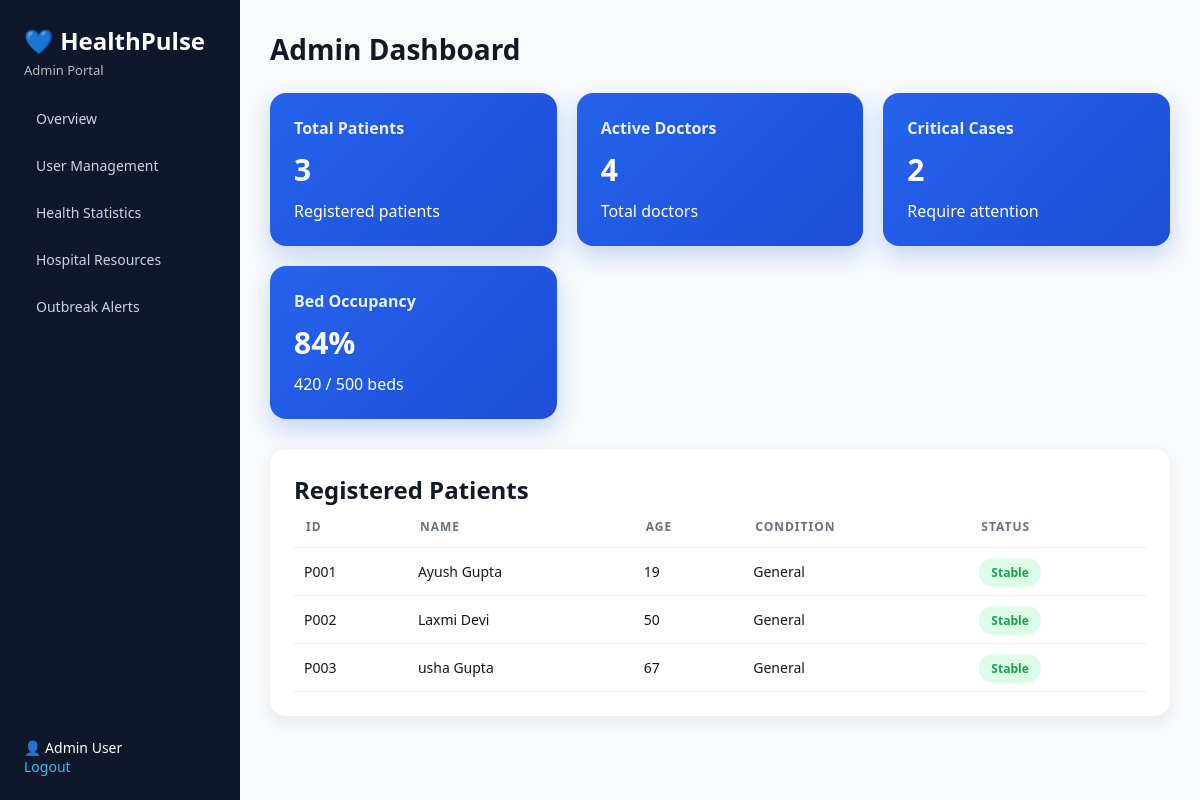
The app's page /admin-dashboard with its own data.
### tables this page shows
CREATE TABLE patients (

email TEXT PRIMARY KEY,
password TEXT,
visit_date TEXT,

name TEXT,
age INTEGER,
gender TEXT,
blood_group TEXT,
marital_status TEXT,
phone TEXT,
emergency_contact TEXT,
address TEXT,

height REAL,
weight REAL,
bmi REAL,

department TEXT,
symptoms TEXT,

bp TEXT,
sugar TEXT,
cholesterol TEXT,
heart_rate TEXT,
temperature TEXT,
oxygen TEXT,

smoking TEXT,
alcohol TEXT,
activity TEXT,
diet TEXT,
sleep TEXT,

diabetes TEXT,
hypertension TEXT,
heart_history TEXT,
family_history TEXT,
surgery TEXT,
allergies TEXT,
medication TEXT,

covid_vaccine TEXT,
hepatitis_vaccine TEXT,
flu_vaccine TEXT
);

### app.py (the view)
@app.route("/admin-dashboard")
def admin_dashboard():
    conn = sqlite3.connect("healthpulse.db")
    cursor = conn.cursor()
    cursor.execute("SELECT name, age FROM patients")
    data = cursor.fetchall()
    patients = []
    for i, row in enumerate(data):
        patients.append({
            "id": f"P{str(i+1).zfill(3)}",
            "name": row[0],
            "age": row[1],
            "condition": "General",   # default value
            "status": "Stable"       # default value
        })
    total_patients = len(patients)
    conn.close()
    return render_template(
        "admin_dashboard.html",
        patients=patients,
        total_patients=total_patients
    )

### templates/admin_dashboard.html (shortened to what this page needs)
<!DOCTYPE html>
<html lang="en">
<head>
    <link rel="stylesheet" href="{{ url_for('static', filename='admin.css') }}">
</head>
<body>
<div class="layout">
    <div class="sidebar">
        <div>
            <h2>💙 HealthPulse</h2>
            <p class="role">Admin Portal</p>
           <nav>
    <a href="/admin-dashboard">Overview</a>
    <a href="#">User Management</a>
    <a href="#">Health Statistics</a>
    <a href="/hospital-resources">Hospital Resources</a>
    <a href="#">Outbreak Alerts</a>
</nav>
        </div>
        <div class="bottom">
            <p>👤 Admin User</p>
            <a href="#">Logout</a>
        </div>
    </div>
    <div class="content">
        <h1>Admin Dashboard</h1>
        <div class="cards">
            <div class="card">
                <h3>Total Patients</h3>
                <div class="number">{{ total_patients }}</div>
                <p>Registered patients</p>
            </div>
            <div class="card">
                <h3>Active Doctors</h3>
                <div class="number">4</div>
                <p>Total doctors</p>
            </div>
            <div class="card">
                <h3>Critical Cases</h3>
                <div class="number">2</div>
                <p>Require attention</p>
            </div>
            <div class="card">
                <h3>Bed Occupancy</h3>
                <div class="number">84%</div>
                <p>420 / 500 beds</p>
            </div>
        </div>
        <div class="table-box">
            <h2>Registered Patients</h2>
            <table>
                <tr>
                    <th>ID</th>
                    <th>Name</th>
                    <th>Age</th>
                    <th>Condition</th>
                    <th>Status</th>
                </tr>
                {% for p in patients %}
                <tr>
                    <td>{{ p.id }}</td>
                    <td>{{ p.name }}</td>
                    <td>{{ p.age }}</td>
                    <td>{{ p.condition }}</td>
                    <td>
                        <span class="status {{ p.status|lower }}">
                            {{ p.status }}
                        </span>
                    </td>
                </tr>
                {% endfor %}
            </table>
        </div>
    </div>
</div>
</body>
</html>

### static/admin.css (style rules this page uses)
* { margin: 0; padding: 0; box-sizing: border-box; }
body { font-family: "Segoe UI", Tahoma, Geneva, Verdana, sans-serif; background: #eef2f7; color: #111827; }
.layout { display: flex; min-height: 100vh; }
.sidebar { width: 240px; background: #0f172a; color: white; padding: 24px; display: flex; flex-direction: column; justify-content: space-between; }
.sidebar h2 { margin-bottom: 4px; }
.sidebar .role { font-size: 13px; opacity: 0.7; margin-bottom: 20px; }
.sidebar nav a { display: block; padding: 10px 12px; margin-bottom: 8px; color: #cbd5e1; text-decoration: none; border-radius: 10px; font-size: 14px; }
.bottom { font-size: 14px; }
.bottom a { color: #38bdf8; text-decoration: none; }
.content { flex: 1; padding: 30px; }
.content h1 { margin-bottom: 20px; }
.cards { display: grid; grid-template-columns: repeat(auto-fit, minmax(220px, 1fr)); gap: 20px; margin-bottom: 30px; }
.card { background: #ffffff; padding: 22px; border-radius: 16px; box-shadow: 0 4px 12px rgba(0, 0, 0, 0.06); }
.card .number { font-size: 30px; font-weight: 700; margin: 10px 0; }
.table-box { background: white; padding: 20px; margin-bottom: 20px; border-radius: 12px; box-shadow: 0 4px 12px rgba(0,0,0,0.06); }
table { width: 100%; border-collapse: collapse; }
th, td { padding: 12px; border-bottom: 1px solid #eee; text-align: left; font-size: 14px; }
th { color: #64748b; font-weight: 600; }
.content { background: #f8fafc; padding: 30px; }
.content h1 { font-size: 28px; font-weight: 700; margin-bottom: 25px; }
.card { background: linear-gradient(135deg, #2563eb, #1d4ed8); color: white; padding: 24px; border-radius: 16px; box-shadow: 0 10px 25px rgba(37, 99, 235, 0.25); transition: 0.3s; }
.card h3 { font-size: 16px; opacity: 0.9; }
.table-box { background: white; padding: 24px; border-radius: 16px; box-shadow: 0 6px 18px rgba(0,0,0,0.08); margin-top: 20px; }
th { text-transform: uppercase; font-size: 12px; letter-spacing: 1px; color: #64748b; padding-bottom: 12px; }
td { padding: 14px 10px; font-size: 14px; }
.status { padding: 6px 12px; border-radius: 999px; font-size: 12px; font-weight: 600; }
.status.stable { background: #dcfce7; color: #16a34a; }
.card, .table-box { animation: fadeIn 0.5s ease; }

### records on screen
patients: id "P001", name "Ayush Gupta", age "19", condition "General", status "Stable"
patients: id "P002", name "Laxmi Devi", age "50", condition "General", status "Stable"
patients: id "P003", name "usha Gupta", age "67", condition "General", status "Stable"

### other values on screen
{{ total_patients }} "3"
